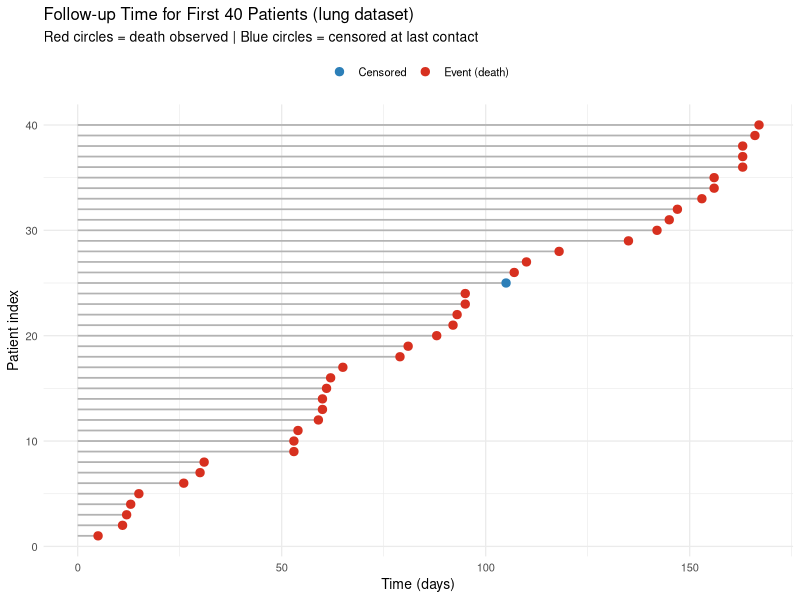
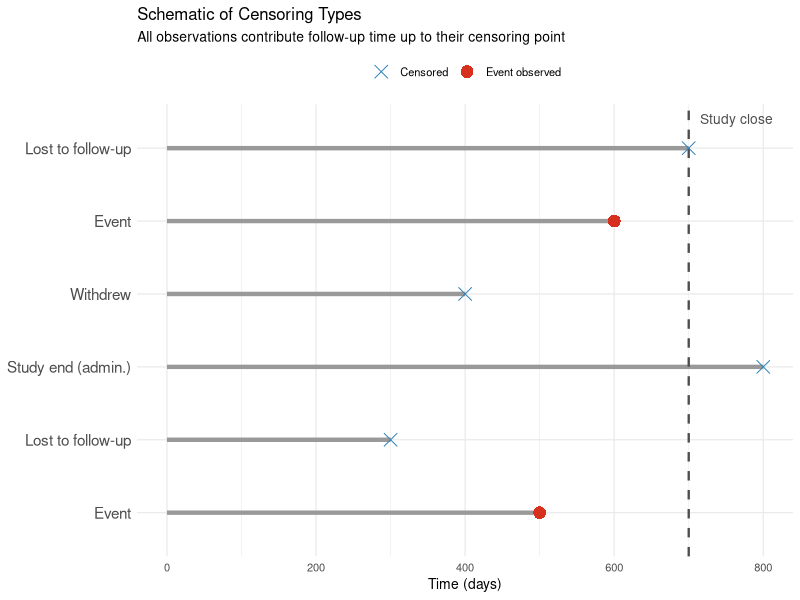
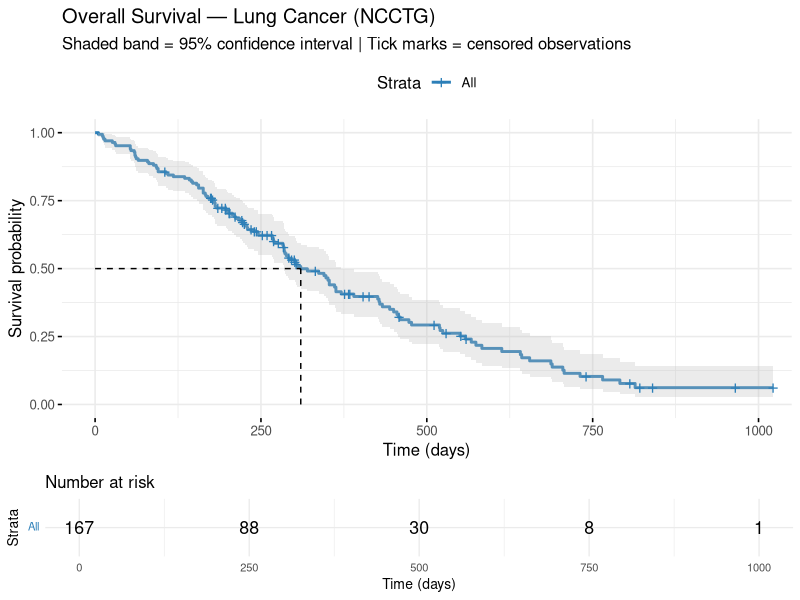
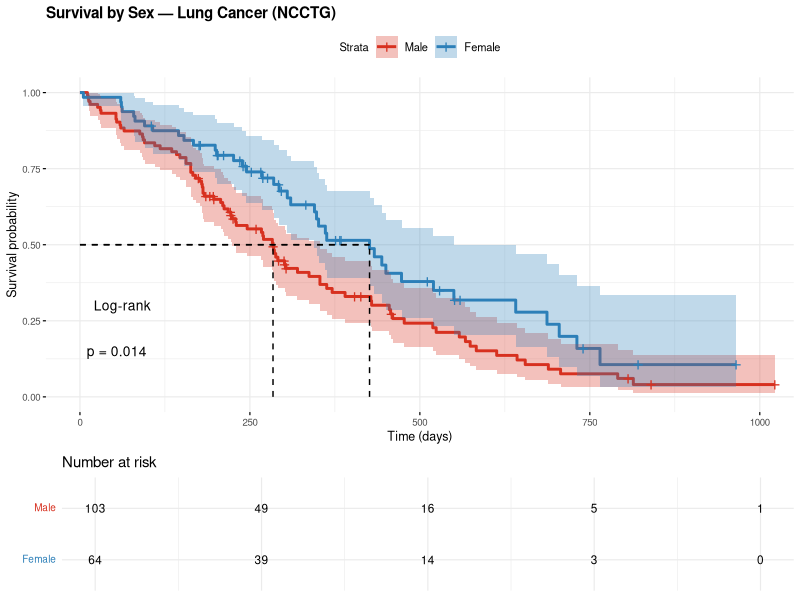
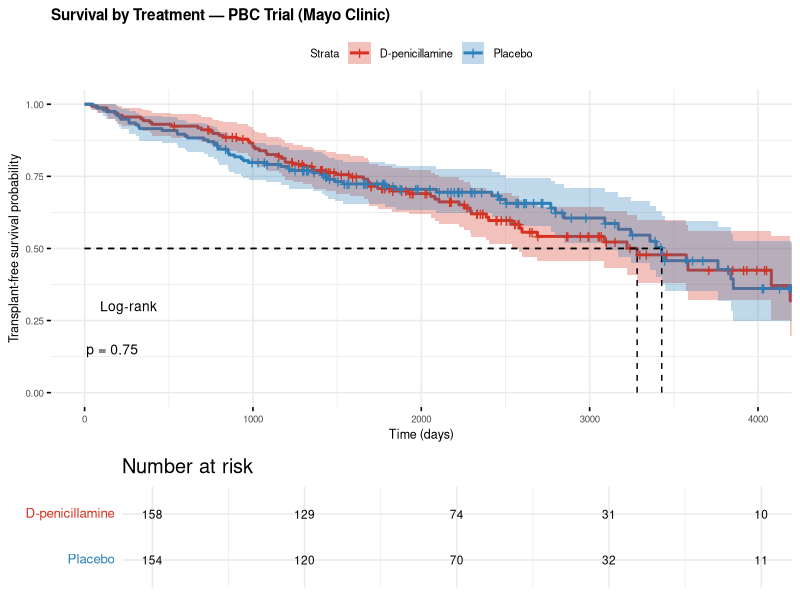

Reproduce these figures in R, in order. (Note: this script raises an error after producing the figures.)
## ---- chunk 1
knitr::opts_chunk$set(
  echo    = TRUE,
  message = FALSE,
  warning = FALSE,
  comment = "#>",
  fig.width  = 5,
  fig.height = 5
)
## ---- chunk 2
if (!requireNamespace("survival",  quietly = TRUE)) install.packages("survival")
if (!requireNamespace("survminer", quietly = TRUE)) install.packages("survminer")
if (!requireNamespace("ggplot2",   quietly = TRUE)) install.packages("ggplot2")
if (!requireNamespace("dplyr",     quietly = TRUE)) install.packages("dplyr")
if (!requireNamespace("knitr",     quietly = TRUE)) install.packages("knitr")
if (!requireNamespace("broom",     quietly = TRUE)) install.packages("broom")
if (!requireNamespace("gridExtra", quietly = TRUE)) install.packages("gridExtra")

library(survival)   # Surv(), survfit(), coxph(), survreg(), cox.zph()
library(survminer)  # ggsurvplot() — publication-ready KM plots
library(ggplot2)    # additional visualizations
library(dplyr)      # data manipulation
library(knitr)      # kable() for formatted tables
library(broom)      # tidy() for model outputs
library(gridExtra)  # multi-panel plots

theme_set(theme_minimal(base_size = 10))
## ---- chunk 3
data(lung, package = "survival")

# Clean and label the dataset
lung2 <- lung |>
  mutate(
    # status: 1 = censored, 2 = dead → recode to standard 0/1
    status = ifelse(status == 2, 1, 0),
    sex    = factor(sex, levels = c(1, 2),
                    labels = c("Male", "Female")),
    ecog   = factor(ph.ecog, levels = c(0, 1, 2, 3),
                    labels = c("Asymptomatic", "Ambulatory",
                               "In bed <50%", "In bed >50%"))
  )

lung2 <- na.omit(lung2)

glimpse(lung2)
## ---- chunk 4
lung_dict <- data.frame(
  Variable = c("time","status","age","sex","ph.ecog","ph.karno",
                "pat.karno","meal.cal","wt.loss"),
  Description = c(
    "Survival time in days (from study entry to death or censoring)",
    "Event indicator: 1 = died, 0 = censored (alive at last contact)",
    "Age in years",
    "Sex: 1 = Male, 2 = Female",
    "ECOG performance score (0 = asymptomatic, 5 = dead)",
    "Karnofsky performance score rated by physician (0–100)",
    "Karnofsky performance score rated by patient (0–100)",
    "Calories consumed at meals",
    "Weight loss in last 6 months (lbs)"
  )
)
kable(lung_dict, caption = "Variable Dictionary: lung Dataset")
## ---- chunk 5
# Create a survival object
surv_obj <- Surv(time   = lung2$time,
                 event  = lung2$status)

# Print the first 20 values
# Convention: a '+' suffix means censored
print(surv_obj[1:20])
## ---- chunk 6
cat("Total patients:         ", nrow(lung2), "\n")
cat("Events (deaths):        ", sum(lung2$status == 1), "\n")
cat("Censored:               ", sum(lung2$status == 0), "\n")
cat("Censoring rate:         ",
    round(mean(lung2$status == 0) * 100, 1), "%\n\n")

cat("Follow-up time (days):\n")
cat("  Minimum:  ", min(lung2$time), "\n")
cat("  Median:   ", median(lung2$time), "\n")
cat("  Maximum:  ", max(lung2$time), "\n")
## ---- chunk 7
# Show first 40 patients ordered by follow-up time
lung_sub <- lung2 |>
  arrange(time) |>
  slice(1:40) |>
  mutate(id = row_number(),
         status_label = ifelse(status == 1, "Event (death)", "Censored"))

ggplot(lung_sub, aes(x = time, y = id, color = status_label)) +
  geom_segment(aes(x = 0, xend = time, y = id, yend = id),
               color = "gray70", linewidth = 0.6) +
  geom_point(size = 2.5) +
  scale_color_manual(
    values = c("Event (death)" = "#d7301f", "Censored" = "#2c7fb8")
  ) +
  labs(
    title    = "Follow-up Time for First 40 Patients (lung dataset)",
    subtitle = "Red circles = death observed | Blue circles = censored at last contact",
    x = "Time (days)", y = "Patient index", color = NULL
  ) +
  theme(legend.position = "top")
## ---- chunk 8
# Illustrative schematic of censoring types
censor_ex <- data.frame(
  id     = 1:6,
  start  = c(0, 0, 0, 0, 0, 0),
  end    = c(500, 300, 800, 400, 600, 700),
  type   = c("Event", "Lost to follow-up", "Study end (admin.)",
             "Withdrew", "Event", "Lost to follow-up"),
  event  = c(TRUE, FALSE, FALSE, FALSE, TRUE, FALSE)
)

ggplot(censor_ex, aes(y = factor(id))) +
  geom_segment(aes(x = start, xend = end, yend = factor(id)),
               color = "gray60", linewidth = 1.5) +
  geom_vline(xintercept = 700, linetype = "dashed",
             color = "gray30", linewidth = 0.8) +
  geom_point(aes(x = end,
                 color = event,
                 shape = event), size = 4) +
  scale_color_manual(
    values = c("TRUE" = "#d7301f", "FALSE" = "#2c7fb8"),
    labels = c("TRUE" = "Event observed", "FALSE" = "Censored")
  ) +
  scale_shape_manual(
    values = c("TRUE" = 16, "FALSE" = 4),
    labels = c("TRUE" = "Event observed", "FALSE" = "Censored")
  ) +
  annotate("text", x = 715, y = 6.4, label = "Study close",
           color = "gray30", size = 3.5, hjust = 0) +
  scale_y_discrete(labels = setNames(censor_ex$type, censor_ex$id)) +
  labs(
    title    = "Schematic of Censoring Types",
    subtitle = "All observations contribute follow-up time up to their censoring point",
    x = "Time (days)", y = NULL, color = NULL, shape = NULL
  ) +
  theme(legend.position = "top",
        axis.text.y = element_text(size = 11))
## ---- chunk 9
km_all <- survfit(Surv(time, status) ~ 1, data = lung2)
summary(km_all, times = c(90, 180, 365, 548))
## ---- chunk 10
ggsurvplot(
  km_all,
  data          = lung2,
  conf.int      = TRUE,
  risk.table    = TRUE,
  risk.table.height = 0.22,
  xlab          = "Time (days)",
  ylab          = "Survival probability",
  title         = "Overall Survival — Lung Cancer (NCCTG)",
  subtitle      = "Shaded band = 95% confidence interval | Tick marks = censored observations",
  palette       = "#2c7fb8",
  ggtheme       = theme_minimal(base_size = 12),
  surv.median.line = "hv",
  tables.theme  = theme_minimal(base_size = 10)
)
## ---- chunk 11

km_sex <- survfit(Surv(time, status) ~ sex, data = lung2)

# Median survival by group
cat("Median survival by sex:\n")
print(quantile(km_sex, probs = 0.5))
## ---- chunk 12

ggsurvplot(
  km_sex,
  data              = lung2,
  conf.int          = TRUE,
  risk.table        = TRUE,
  risk.table.height = 0.25,
  pval              = TRUE,
  pval.method       = TRUE,
  xlab              = "Time (days)",
  ylab              = "Survival probability",
  title             = "Survival by Sex — Lung Cancer (NCCTG)",
  legend.labs       = c("Male", "Female"),
  palette           = c("#d7301f", "#2c7fb8"),
  ggtheme           = theme_minimal(base_size = 9),
  surv.median.line  = "hv",
  tables.theme      = theme_cleantable(),
  fontsize          = 3,
  font.title        = c(11, "bold"),
  font.subtitle     = c(9, "plain"),
  font.x            = c(9, "plain"),
  font.y            = c(9, "plain"),
  font.tickslab     = c(7, "plain"),
  font.legend       = c(8, "plain"),
  pval.size         = 3.5,
  pval.coord        = c(10, 0.15)
)
## ---- chunk 13
data(pbc, package = "survival")

# Clean dataset — restrict to randomised patients (non-NA trt)
pbc2 <- pbc |>
  filter(!is.na(trt)) |>
  mutate(
    status2 = ifelse(status == 2, 1, 0),    # 1 = dead, 0 = censored/transplant
    trt     = factor(trt, levels = c(1, 2),
                     labels = c("D-penicillamine", "Placebo")),
    stage   = factor(stage),
    sex     = factor(sex, levels = c("m", "f"),
                     labels = c("Male", "Female")),
    bili_cat = cut(bili, breaks = c(0, 1, 3, 10, Inf),
                   labels = c("≤1", "1–3", "3–10", ">10"),
                   right = TRUE)
  )

cat("Randomised patients:", nrow(pbc2), "\n")
cat("Events (deaths):    ", sum(pbc2$status2), "\n")
cat("Censored:           ", sum(pbc2$status2 == 0), "\n")
## ---- chunk 14
km_pbc <- survfit(Surv(time, status2) ~ trt, data = pbc2)

ggsurvplot(
  km_pbc,
  data             = pbc2,
  conf.int         = TRUE,
  risk.table       = TRUE,
  risk.table.height = 0.25,
  pval             = TRUE,
  pval.method      = TRUE,
  xlab             = "Time (days)",
  ylab             = "Transplant-free survival probability",
  title            = "Survival by Treatment — PBC Trial (Mayo Clinic)",
  legend.labs      = c("D-penicillamine", "Placebo"),
  palette          = c("#d7301f", "#2c7fb8"),
  ggtheme          = theme_minimal(base_size = 12),
  surv.median.line  = "hv",
  tables.theme      = theme_cleantable(),
  fontsize          = 3,
  font.title        = c(11, "bold"),
  font.subtitle     = c(9, "plain"),
  font.x            = c(9, "plain"),
  font.y            = c(9, "plain"),
  font.tickslab     = c(7, "plain"),
  font.legend       = c(8, "plain"),
  pval.size         = 3.5,
  pval.coord        = c(10, 0.15)
)
## ---- chunk 15
lr_pbc <- survdiff(Surv(time, status2) ~ trt, data = pbc2)
print(lr_pbc)

# Extract key values
chi2 <- lr_pbc$chisq
df   <- length(lr_pbc$n) - 1
pval <- pchisq(chi2, df = df, lower.tail = FALSE)

cat(sprintf("\nLog-rank test: χ²(%d) = %.3f,  p = %.4f\n", df, chi2, pval))
cat(sprintf("Interpretation: %s\n",
    ifelse(pval < 0.05,
           "Reject H0 — the two survival curves differ significantly.",
           "Fail to reject H0 — no significant difference between curves.")))
## ---- chunk 16
km_bili <- survfit(Surv(time, status2) ~ bili_cat, data = pbc2)
lr_bili <- survdiff(Surv(time, status2) ~ bili_cat, data = pbc2)

cat(sprintf("Log-rank (bilirubin categories): χ²(%d) = %.3f,  p < 0.001\n",
            length(lr_bili$n) - 1, lr_bili$chisq))

ggsurvplot(
  km_bili,
  data             = pbc2,
  conf.int         = FALSE,
  risk.table       = TRUE,
  risk.table.height = 0.28,
  pval             = TRUE,
  xlab             = "Time (days)",
  ylab             = "Survival probability",
  title            = "Survival by Serum Bilirubin Level (PBC)",
  subtitle         = "Higher bilirubin strongly predicts worse survival",
  legend.labs      = c("≤1 mg/dL","1–3 mg/dL","3–10 mg/dL",">10 mg/dL"),
  palette          = c("#41ab5d","#2c7fb8","#fd8d3c","#d7301f"),
  ggtheme          = theme_minimal(base_size = 12),
  tables.theme      = theme_cleantable(),
  fontsize          = 3,
  font.title        = c(11, "bold"),
  font.subtitle     = c(9, "plain"),
  font.x            = c(9, "plain"),
  font.y            = c(9, "plain"),
  font.tickslab     = c(7, "plain"),
  font.legend       = c(8, "plain"),
  pval.size         = 3.5,
  pval.coord        = c(10, 0.15)
)
## ---- chunk 17
cox_multi <- coxph(
  Surv(time, status) ~ sex + age + ph.ecog + ph.karno + wt.loss,
  data = lung2
)
summary(cox_multi)
## ---- chunk 18
# Clean HR table with CIs
cox_tidy <- tidy(cox_multi, exponentiate = TRUE, conf.int = TRUE)

cox_tidy
## ---- chunk 19
# Forest plot
cox_plot_df <- cox_tidy |>
  mutate(
    term = dplyr::recode(term,
      "sexFemale"  = "Sex: Female vs. Male",
      "age"        = "Age (per year)",
      "ph.ecog"    = "ECOG score (per unit)",
      "ph.karno"   = "Karnofsky score: physician (per unit)",
      "wt.loss"    = "Weight loss (per lb)"
    )
  )

ggplot(cox_plot_df, aes(x = estimate, y = reorder(term, estimate))) +
  geom_vline(xintercept = 1, linetype = "dashed",
             color = "gray50", linewidth = 0.8) +
  geom_errorbarh(aes(xmin = conf.low, xmax = conf.high),
                 height = 0.25, color = "#2c7fb8", linewidth = 0.9) +
  geom_point(aes(color = p.value < 0.05), size = 3.5) +
  scale_color_manual(
    values = c("TRUE" = "#d7301f", "FALSE" = "#2c7fb8"),
    labels = c("TRUE" = "p < 0.05", "FALSE" = "p ≥ 0.05"),
    name = NULL
  ) +
  scale_x_log10(breaks = c(0.3, 0.5, 1.0, 1.5, 2.0, 3.0)) +
  labs(
    title    = "Hazard Ratios: Multivariable Cox Model (lung dataset)",
    subtitle = "HR < 1 = protective; HR > 1 = increased hazard. Error bars = 95% CI",
    x = "Hazard Ratio (log scale)", y = NULL
  ) +
  theme(legend.position = "top")
## ---- chunk 20
# Plot ln(-ln(S(t))) vs ln(t) — parallel lines = PH holds
km_sex_plot <- survfit(Surv(time, status) ~ sex, data = lung2)

# Extract strata sizes safely
strata_sizes <- km_sex_plot$strata  # named integer vector, e.g. sex=Male: 113, sex=Female: 54

# Check what labels actually exist before plotting
ll_df <- data.frame(
  time = km_sex_plot$time,
  surv = km_sex_plot$surv,
  sex  = rep(names(strata_sizes), times = strata_sizes)  # ✅ no diff() needed
) |>
  filter(surv > 0 & surv < 1) |>
  mutate(
    log_time         = log(time),
    log_neg_log_surv = log(-log(surv))
  )

ggplot(ll_df, aes(x = log_time, y = log_neg_log_surv, color = sex)) +
  geom_step(linewidth = 1) +
  scale_color_manual(values = c("sex=Male" = "#d7301f", "sex=Female" = "#2c7fb8")) +
  labs(
    title    = "Log-Log Plot: Testing Proportional Hazards Assumption",
    subtitle = "Parallel lines = PH holds | Crossing/diverging lines = PH violated",
    x        = "log(Time)", y = "log(−log(Ŝ(t)))", color = "Sex"
  ) +
  theme_minimal(base_size = 8) +
  theme(legend.position = "top")
## ---- chunk 21
# cox.zph() tests PH via Schoenfeld residuals
cox_ph_test <- cox.zph(cox_multi)

cat("Schoenfeld Residuals Test for Proportional Hazards:\n")
print(cox_ph_test)

cat("\nInterpretation:\n")
cat("  A significant p-value (< 0.05) for a predictor indicates\n")
cat("  that its effect is NOT constant over time → PH violated.\n")
## ---- chunk 22
# Plot Schoenfeld residuals for significant predictors
par(mfrow = c(1, 2), mar = c(4, 4, 3, 1))

plot(cox_ph_test[3],
     col  = "#2c7fb8", lwd = 1,
     xlab = "Time", ylab = "Beta(t) for ECOG")
abline(h = coef(cox_multi)["ph.ecog"],
       lty = 1, col = "gray40")

plot(cox_ph_test[4],
     col  = "#2c7fb8", lwd = 1,
     xlab = "Time", ylab = "Beta(t) ph.karno")
abline(h = coef(cox_multi)["ph.ecog"],
       lty = 1, col = "gray40")

par(mfrow = c(1, 1))
## ---- chunk 23
# Compare KM (observed) with Cox-predicted survival
cox_base <- survfit(cox_multi)

km_obs <- survfit(Surv(time, status) ~ 1, data = lung2)

# Build comparison dataframe
obs_df  <- data.frame(time = km_obs$time,
                      surv = km_obs$surv,
                      type = "Observed (KM)")
pred_df <- data.frame(time = cox_base$time,
                      surv = cox_base$surv,
                      type = "Predicted (Cox)")

ggplot(rbind(obs_df, pred_df), aes(x = time, y = surv, color = type)) +
  geom_step(linewidth = 1) +
  scale_color_manual(
    values = c("Observed (KM)" = "#2c7fb8",
               "Predicted (Cox)" = "#d7301f")
  ) +
  labs(
    title    = "Observed (KM) vs. Predicted (Cox) Survival",
    subtitle = "Close agreement indicates adequate model fit",
    x = "Time (days)", y = "Survival probability", color = NULL
  ) +
  theme(legend.position = "top")
## ---- chunk 24
# Martingale residuals — used to check functional form
lung2_complete <- lung2 |> filter(!is.na(ph.karno), !is.na(wt.loss))
cox_complete   <- coxph(
  Surv(time, status) ~ sex + age + ph.ecog + ph.karno + wt.loss,
  data = lung2_complete
)

lung2_complete$mart_res <- residuals(cox_complete, type = "martingale")
lung2_complete$dev_res  <- residuals(cox_complete, type = "deviance")
lung2_complete$score_res <- residuals(cox_complete, type = "score")[, 1]

# Deviance residuals: identify poorly-fit observations
p_dev <- ggplot(lung2_complete,
                aes(x = seq_len(nrow(lung2_complete)), y = dev_res)) +
  geom_point(aes(color = abs(dev_res) > 2), alpha = 0.6) +
  geom_hline(yintercept = c(-2, 0, 2),
             linetype = c("dashed","solid","dashed"), color = "gray50") +
  scale_color_manual(values = c("FALSE" = "#2c7fb8", "TRUE" = "#d7301f"),
                     guide = "none") +
  labs(title = "Deviance Residuals",
       subtitle = "|residual| > 2 flagged in red",
       x = "Patient index", y = "Deviance residual")

# Martingale residuals vs. age — check linearity
p_mart <- ggplot(lung2_complete, aes(x = age, y = mart_res)) +
  geom_point(alpha = 0.4, color = "#2c7fb8") +
  geom_smooth(method = "loess", se = FALSE,
              color = "#d7301f", linewidth = 1) +
  geom_hline(yintercept = 0, linetype = "dashed", color = "gray50") +
  labs(title = "Martingale Residuals vs. Age",
       subtitle = "Flat loess = linearity holds; U-shape = consider transformation",
       x = "Age (years)", y = "Martingale residual")

grid.arrange(p_dev, p_mart, ncol = 2)
## ---- chunk 25
# Influential observations via dfbeta
dfbeta_res <- residuals(cox_complete, type = "dfbeta")

dfbeta_df <- data.frame(
  id    = seq_len(nrow(lung2_complete)),
  sex   = dfbeta_res[, 1],
  age   = dfbeta_res[, 2],
  ecog  = dfbeta_res[, 3]
)

ggplot(dfbeta_df, aes(x = id, y = sex)) +
  geom_col(fill = "#2c7fb8", alpha = 0.7) +
  geom_hline(yintercept = c(-0.05, 0.05),
             linetype = "dashed", color = "#d7301f") +
  labs(
    title    = "dfbeta Residuals for Sex Coefficient",
    subtitle = "Large |dfbeta| → influential observation for that coefficient",
    x = "Patient index", y = "dfbeta (sex)"
  )
## ---- chunk 26
cat("
  START
    │
    ▼
  Is the outcome time-to-event with censoring?
    └─ Yes → Survival analysis is appropriate
    └─ No  → Consider logistic (binary) or Poisson (count)
    │
    ▼
  STEP 1: Always plot the Kaplan-Meier curve first
    └─ Use ggsurvplot() with risk table
    │
    ▼
  STEP 2: Comparing 2+ groups?
    └─ Log-rank test (survdiff())
    └─ Report χ², p-value, and KM curves together
    │
    ▼
  STEP 3: Need to adjust for confounders?
    └─ Cox proportional hazards model (coxph())
    └─ Report HRs with 95% CI
    │
    ▼
  STEP 4: Always test the PH assumption
    └─ cox.zph() — Schoenfeld residuals
    └─ Log-log plot
    └─ If violated → stratify, time-varying coefficients,
                     or parametric model
    │
    ▼
  STEP 5: Multiple event types?
    └─ Use competing risks framework
    └─ Do NOT treat competing events as censored
    │
    ▼
  REPORT: KM plot + risk table | HRs with CI | PH test result
          Median survival with 95% CI | Concordance (C-statistic)
")
## ---- chunk 27
sessionInfo()
